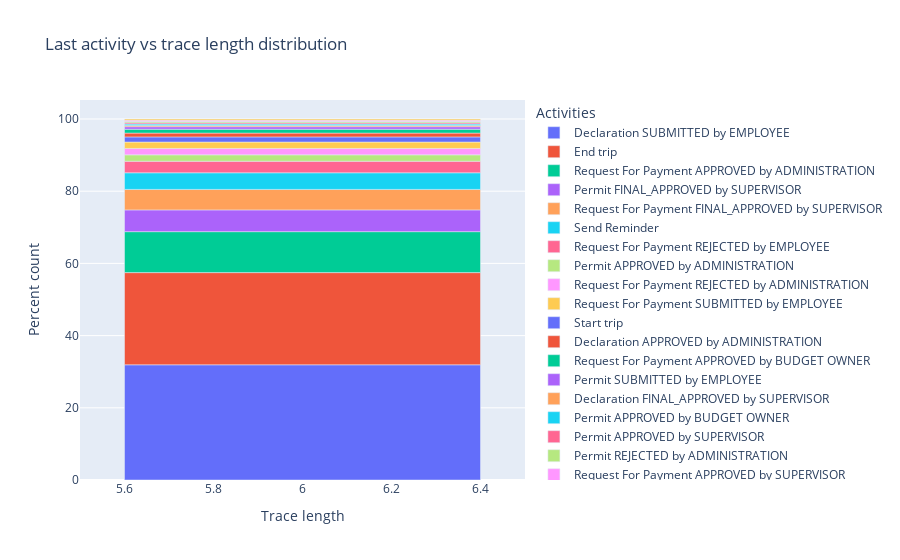

Here is the notebook cell this chart was saved with:
### Code cell
# plot the distribution
import plotly.express as px
fig = px.bar(df_dist, x="Trace length", y="Percent count", color="Activities", title="Last activity vs trace length distribution")
fig.show()
# fig.write_html("../docs/activity_vs_trace_length_distribution.html")

### Figure 1 — Plotly figure (JSON) as saved in the notebook; plotly's stock layout.template omitted (floating-point values rounded to 4 significant figures)
{"data": [{"alignmentgroup": "True", "hovertemplate": "Activities=Declaration SUBMITTED by EMPLOYEE<br>Trace length=%{x}<br>Percent count=%{y}<extra></extra>", "legendgroup": "Declaration SUBMITTED by EMPLOYEE", "marker": {"color": "#636efa", "pattern": {"shape": ""}}, "name": "Declaration SUBMITTED by EMPLOYEE", "offsetgroup": "Declaration SUBMITTED by EMPLOYEE", "orientation": "v", "showlegend": true, "textposition": "auto", "type": "bar", "x": [6], "xaxis": "x", "y": [31.91], "yaxis": "y"}, {"alignmentgroup": "True", "hovertemplate": "Activities=End trip<br>Trace length=%{x}<br>Percent count=%{y}<extra></extra>", "legendgroup": "End trip", "marker": {"color": "#EF553B", "pattern": {"shape": ""}}, "name": "End trip", "offsetgroup": "End trip", "orientation": "v", "showlegend": true, "textposition": "auto", "type": "bar", "x": [6], "xaxis": "x", "y": [25.53], "yaxis": "y"}, {"alignmentgroup": "True", "hovertemplate": "Activities=Request For Payment APPROVED by ADMINISTRATION<br>Trace length=%{x}<br>Percent count=%{y}<extra></extra>", "legendgroup": "Request For Payment APPROVED by ADMINISTRATION", "marker": {"color": "#00cc96", "pattern": {"shape": ""}}, "name": "Request For Payment APPROVED by ADMINISTRATION", "offsetgroup": "Request For Payment APPROVED by ADMINISTRATION", "orientation": "v", "showlegend": true, "textposition": "auto", "type": "bar", "x": [6], "xaxis": "x", "y": [11.35], "yaxis": "y"}, {"alignmentgroup": "True", "hovertemplate": "Activities=Permit FINAL_APPROVED by SUPERVISOR<br>Trace length=%{x}<br>Percent count=%{y}<extra></extra>", "legendgroup": "Permit FINAL_APPROVED by SUPERVISOR", "marker": {"color": "#ab63fa", "pattern": {"shape": ""}}, "name": "Permit FINAL_APPROVED by SUPERVISOR", "offsetgroup": "Permit FINAL_APPROVED by SUPERVISOR", "orientation": "v", "showlegend": true, "textposition": "auto", "type": "bar", "x": [6], "xaxis": "x", "y": [6.028], "yaxis": "y"}, {"alignmentgroup": "True", "hovertemplate": "Activities=Request For Payment FINAL_APPROVED by SUPERVISOR<br>Trace length=%{x}<br>Percent count=%{y}<extra></extra>", "legendgroup": "Request For Payment FINAL_APPROVED by SUPERVISOR", "marker": {"color": "#FFA15A", "pattern": {"shape": ""}}, "name": "Request For Payment FINAL_APPROVED by SUPERVISOR", "offsetgroup": "Request For Payment FINAL_APPROVED by SUPERVISOR", "orientation": "v", "showlegend": true, "textposition": "auto", "type": "bar", "x": [6], "xaxis": "x", "y": [5.674], "yaxis": "y"}, {"alignmentgroup": "True", "hovertemplate": "Activities=Send Reminder<br>Trace length=%{x}<br>Percent count=%{y}<extra></extra>", "legendgroup": "Send Reminder", "marker": {"color": "#19d3f3", "pattern": {"shape": ""}}, "name": "Send Reminder", "offsetgroup": "Send Reminder", "orientation": "v", "showlegend": true, "textposition": "auto", "type": "bar", "x": [6], "xaxis": "x", "y": [4.61], "yaxis": "y"}, {"alignmentgroup": "True", "hovertemplate": "Activities=Request For Payment REJECTED by EMPLOYEE<br>Trace length=%{x}<br>Percent count=%{y}<extra></extra>", "legendgroup": "Request For Payment REJECTED by EMPLOYEE", "marker": {"color": "#FF6692", "pattern": {"shape": ""}}, "name": "Request For Payment REJECTED by EMPLOYEE", "offsetgroup": "Request For Payment REJECTED by EMPLOYEE", "orientation": "v", "showlegend": true, "textposition": "auto", "type": "bar", "x": [6], "xaxis": "x", "y": [3.191], "yaxis": "y"}, {"alignmentgroup": "True", "hovertemplate": "Activities=Permit APPROVED by ADMINISTRATION<br>Trace length=%{x}<br>Percent count=%{y}<extra></extra>", "legendgroup": "Permit APPROVED by ADMINISTRATION", "marker": {"color": "#B6E880", "pattern": {"shape": ""}}, "name": "Permit APPROVED by ADMINISTRATION", "offsetgroup": "Permit APPROVED by ADMINISTRATION", "orientation": "v", "showlegend": true, "textposition": "auto", "type": "bar", "x": [6], "xaxis": "x", "y": [1.773], "yaxis": "y"}, {"alignmentgroup": "True", "hovertemplate": "Activities=Request For Payment REJECTED by ADMINISTRATION<br>Trace length=%{x}<br>Percent count=%{y}<extra></extra>", "legendgroup": "Request For Payment REJECTED by ADMINISTRATION", "marker": {"color": "#FF97FF", "pattern": {"shape": ""}}, "name": "Request For Payment REJECTED by ADMINISTRATION", "offsetgroup": "Request For Payment REJECTED by ADMINISTRATION", "orientation": "v", "showlegend": true, "textposition": "auto", "type": "bar", "x": [6], "xaxis": "x", "y": [1.773], "yaxis": "y"}, {"alignmentgroup": "True", "hovertemplate": "Activities=Request For Payment SUBMITTED by EMPLOYEE<br>Trace length=%{x}<br>Percent count=%{y}<extra></extra>", "legendgroup": "Request For Payment SUBMITTED by EMPLOYEE", "marker": {"color": "#FECB52", "pattern": {"shape": ""}}, "name": "Request For Payment SUBMITTED by EMPLOYEE", "offsetgroup": "Request For Payment SUBMITTED by EMPLOYEE", "orientation": "v", "showlegend": true, "textposition": "auto", "type": "bar", "x": [6], "xaxis": "x", "y": [1.773], "yaxis": "y"}, {"alignmentgroup": "True", "hovertemplate": "Activities=Start trip<br>Trace length=%{x}<br>Percent count=%{y}<extra></extra>", "legendgroup": "Start trip", "marker": {"color": "#636efa", "pattern": {"shape": ""}}, "name": "Start trip", "offsetgroup": "Start trip", "orientation": "v", "showlegend": true, "textposition": "auto", "type": "bar", "x": [6], "xaxis": "x", "y": [1.418], "yaxis": "y"}, {"alignmentgroup": "True", "hovertemplate": "Activities=Declaration APPROVED by ADMINISTRATION<br>Trace length=%{x}<br>Percent count=%{y}<extra></extra>", "legendgroup": "Declaration APPROVED by ADMINISTRATION", "marker": {"color": "#EF553B", "pattern": {"shape": ""}}, "name": "Declaration APPROVED by ADMINISTRATION", "offsetgroup": "Declaration APPROVED by ADMINISTRATION", "orientation": "v", "showlegend": true, "textposition": "auto", "type": "bar", "x": [6], "xaxis": "x", "y": [1.064], "yaxis": "y"}, {"alignmentgroup": "True", "hovertemplate": "Activities=Request For Payment APPROVED by BUDGET OWNER<br>Trace length=%{x}<br>Percent count=%{y}<extra></extra>", "legendgroup": "Request For Payment APPROVED by BUDGET OWNER", "marker": {"color": "#00cc96", "pattern": {"shape": ""}}, "name": "Request For Payment APPROVED by BUDGET OWNER", "offsetgroup": "Request For Payment APPROVED by BUDGET OWNER", "orientation": "v", "showlegend": true, "textposition": "auto", "type": "bar", "x": [6], "xaxis": "x", "y": [1.064], "yaxis": "y"}, {"alignmentgroup": "True", "hovertemplate": "Activities=Permit SUBMITTED by EMPLOYEE<br>Trace length=%{x}<br>Percent count=%{y}<extra></extra>", "legendgroup": "Permit SUBMITTED by EMPLOYEE", "marker": {"color": "#ab63fa", "pattern": {"shape": ""}}, "name": "Permit SUBMITTED by EMPLOYEE", "offsetgroup": "Permit SUBMITTED by EMPLOYEE", "orientation": "v", "showlegend": true, "textposition": "auto", "type": "bar", "x": [6], "xaxis": "x", "y": [0.7092], "yaxis": "y"}, {"alignmentgroup": "True", "hovertemplate": "Activities=Declaration FINAL_APPROVED by SUPERVISOR<br>Trace length=%{x}<br>Percent count=%{y}<extra></extra>", "legendgroup": "Declaration FINAL_APPROVED by SUPERVISOR", "marker": {"color": "#FFA15A", "pattern": {"shape": ""}}, "name": "Declaration FINAL_APPROVED by SUPERVISOR", "offsetgroup": "Declaration FINAL_APPROVED by SUPERVISOR", "orientation": "v", "showlegend": true, "textposition": "auto", "type": "bar", "x": [6], "xaxis": "x", "y": [0.3546], "yaxis": "y"}, {"alignmentgroup": "True", "hovertemplate": "Activities=Permit APPROVED by BUDGET OWNER<br>Trace length=%{x}<br>Percent count=%{y}<extra></extra>", "legendgroup": "Permit APPROVED by BUDGET OWNER", "marker": {"color": "#19d3f3", "pattern": {"shape": ""}}, "name": "Permit APPROVED by BUDGET OWNER", "offsetgroup": "Permit APPROVED by BUDGET OWNER", "orientation": "v", "showlegend": true, "textposition": "auto", "type": "bar", "x": [6], "xaxis": "x", "y": [0.3546], "yaxis": "y"}, {"alignmentgroup": "True", "hovertemplate": "Activities=Permit APPROVED by SUPERVISOR<br>Trace length=%{x}<br>Percent count=%{y}<extra></extra>", "legendgroup": "Permit APPROVED by SUPERVISOR", "marker": {"color": "#FF6692", "pattern": {"shape": ""}}, "name": "Permit APPROVED by SUPERVISOR", "offsetgroup": "Permit APPROVED by SUPERVISOR", "orientation": "v", "showlegend": true, "textposition": "auto", "type": "bar", "x": [6], "xaxis": "x", "y": [0.3546], "yaxis": "y"}, {"alignmentgroup": "True", "hovertemplate": "Activities=Permit REJECTED by ADMINISTRATION<br>Trace length=%{x}<br>Percent count=%{y}<extra></extra>", "legendgroup": "Permit REJECTED by ADMINISTRATION", "marker": {"color": "#B6E880", "pattern": {"shape": ""}}, "name": "Permit REJECTED by ADMINISTRATION", "offsetgroup": "Permit REJECTED by ADMINISTRATION", "orientation": "v", "showlegend": true, "textposition": "auto", "type": "bar", "x": [6], "xaxis": "x", "y": [0.3546], "yaxis": "y"}, {"alignmentgroup": "True", "hovertemplate": "Activities=Request For Payment APPROVED by SUPERVISOR<br>Trace length=%{x}<br>Percent count=%{y}<extra></extra>", "legendgroup": "Request For Payment APPROVED by SUPERVISOR", "marker": {"color": "#FF97FF", "pattern": {"shape": ""}}, "name": "Request For Payment APPROVED by SUPERVISOR", "offsetgroup": "Request For Payment APPROVED by SUPERVISOR", "orientation": "v", "showlegend": true, "textposition": "auto", "type": "bar", "x": [6], "xaxis": "x", "y": [0.3546], "yaxis": "y"}, {"alignmentgroup": "True", "hovertemplate": "Activities=Request For Payment REJECTED by SUPERVISOR<br>Trace length=%{x}<br>Percent count=%{y}<extra></extra>", "legendgroup": "Request For Payment REJECTED by SUPERVISOR", "marker": {"color": "#FECB52", "pattern": {"shape": ""}}, "name": "Request For Payment REJECTED by SUPERVISOR", "offsetgroup": "Request For Payment REJECTED by SUPERVISOR", "orientation": "v", "showlegend": true, "textposition": "auto", "type": "bar", "x": [6], "xaxis": "x", "y": [0.3546], "yaxis": "y"}], "layout": {"barmode": "relative", "legend": {"title": {"text": "Activities"}, "tracegroupgap": 0}, "title": {"text": "Last activity vs trace length distribution"}, "xaxis": {"anchor": "y", "domain": [0, 1], "title": {"text": "Trace length"}}, "yaxis": {"anchor": "x", "domain": [0, 1], "title": {"text": "Percent count"}}}}
